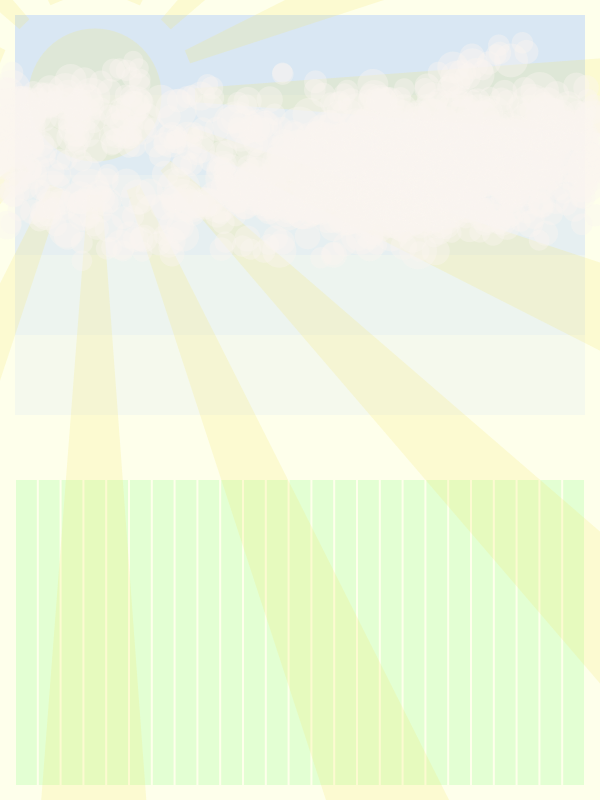
Frame 1 (no input)
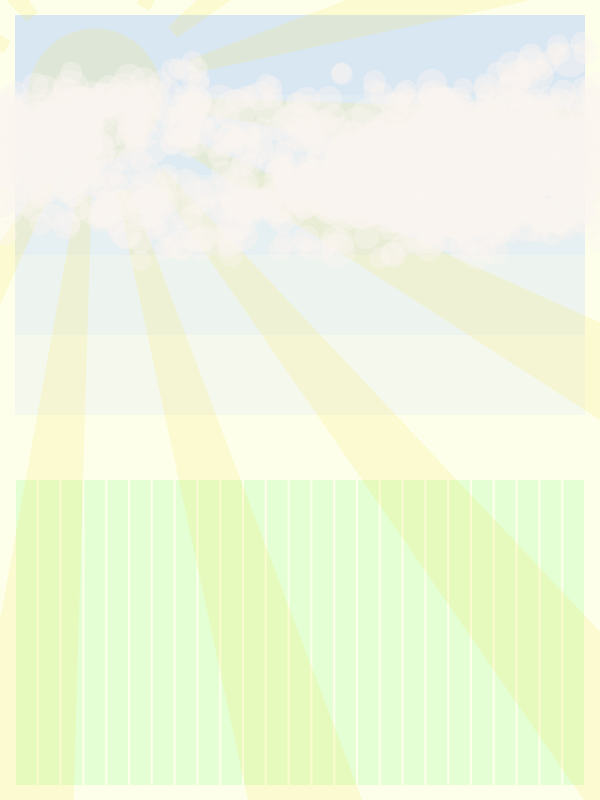
Frame 60 (the mouse pressed at the canvas centre just before this capture)
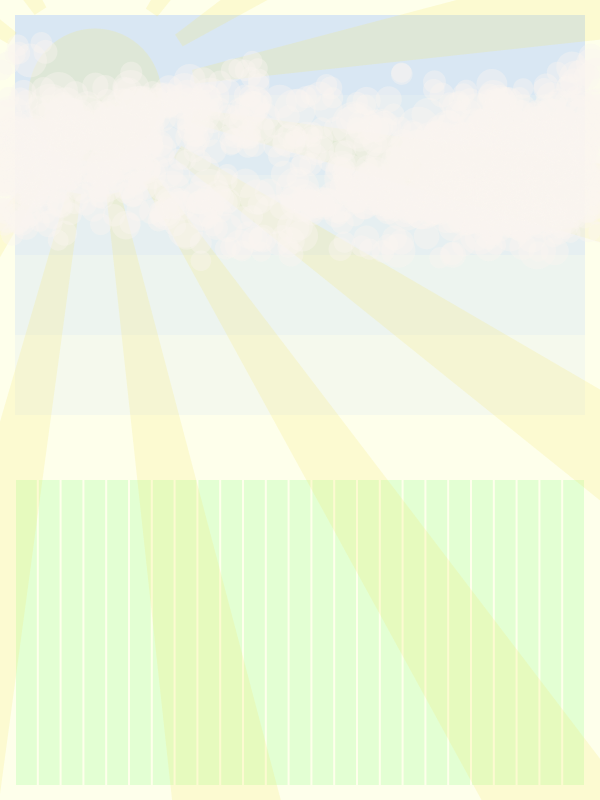
Frame 120 (the mouse held since frame 60 and released just before this capture)

The Processing sketch that drew these frames (run headless with seeded random() and noise(); from frame 60 on, the mouse is pressed at the canvas centre):

// Processing sketch: p20201228_sun_sky_and_ground_for_genuary_002
// ── p20201228_sun_sky_and_ground_for_genuary_002.pde
int o = 15;

void setup()
{
  size( 600, 800);
}

void draw()
{
  background(254, 255, 235);
  noStroke();
  //stroke(0);

  // sky
  fill(color(160, 196, 255, 25));
  for( int i = 1; i<6; i++ ) 
  {
    rect( o, o, width-2*o, i*height / 10);
  }
  
  // land
  fill(color(187, 255, 173, 100));
  
  int landlines = 25;
  float w = float(width-2*o) / (landlines);
  for( int i = 0; i<landlines; i++ ) 
  {
    rect( o + i*w + 1, height - height/2.5, w-2, height/2.5 - o);
  }  
  
  // sun
  
  pushMatrix();
  translate(o + height / 10, o + height / 10);
  rotate(frameCount%3600*TWO_PI/3600);
  
  fill(color(247, 227, 102, 50));
  ellipse( 0, 0, height / 6, height / 6);
  
  int rays = 16, l = 20;
  for( int i = 0; i < rays; i++)
  {
    quad( height/8, - o/2, 
          height/8, + o/2, 
          l*height/8,  + l*o/2, 
          l*height/8,  - l*o/2); 
          
          
    rotate(TWO_PI/rays);
  }
  
  popMatrix();
  
  // cloud  
  randomSeed(0);
  fill(color(249, 246, 240, 100)); 
  
  drawCloud(width/2 + frameCount, height/5, 60);

  // rain  
}

void drawCloud(float x, float y, float w)
{
  if( w < 20) return;
  
  ellipse( (width+x)%width, y, w, w);

  for (int i = 0; i < 2; i++)
  {
    drawCloud(
      x + random(-2.2*w, 2.2*w), 
      y + random(-w/2.2, w/2), 
      max(1.0, w - random(10)));
  }
}
